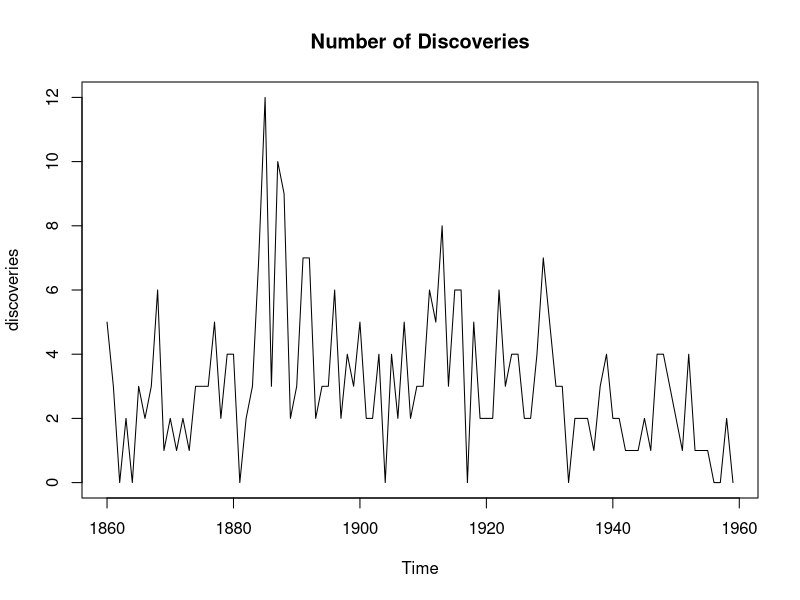
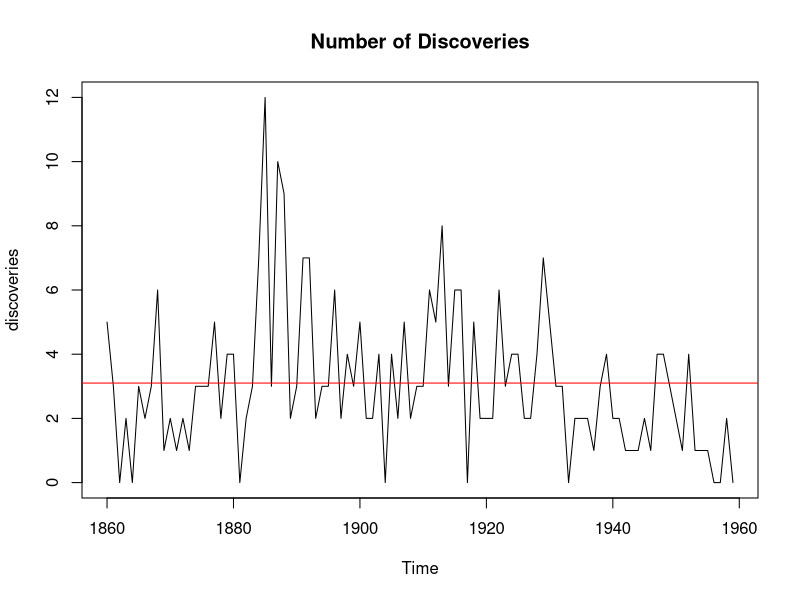
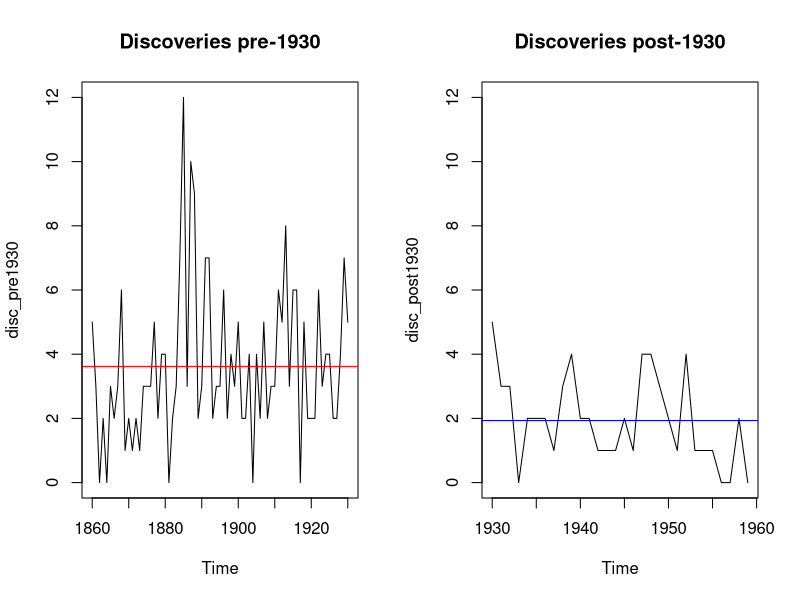
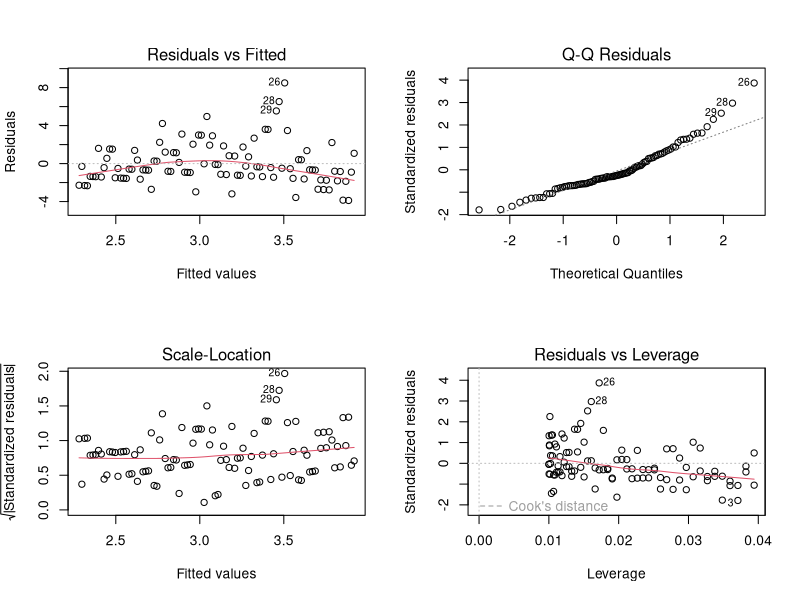
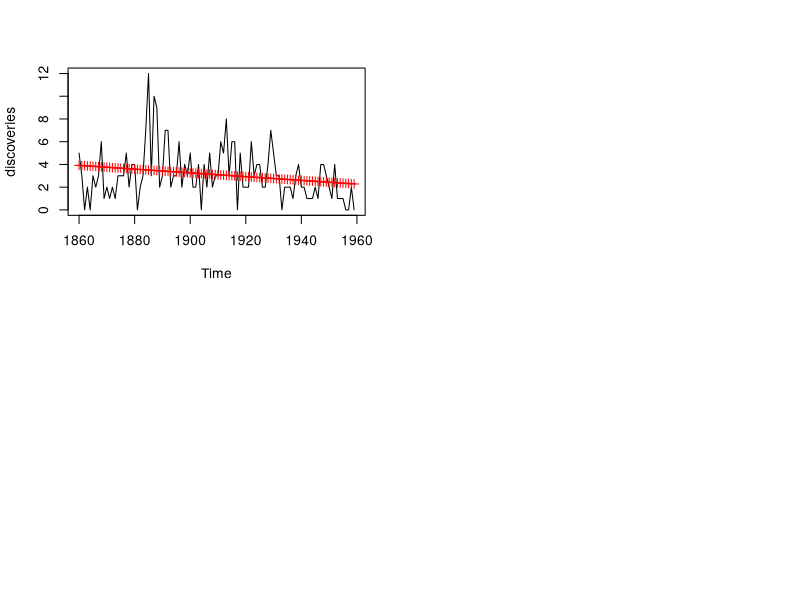
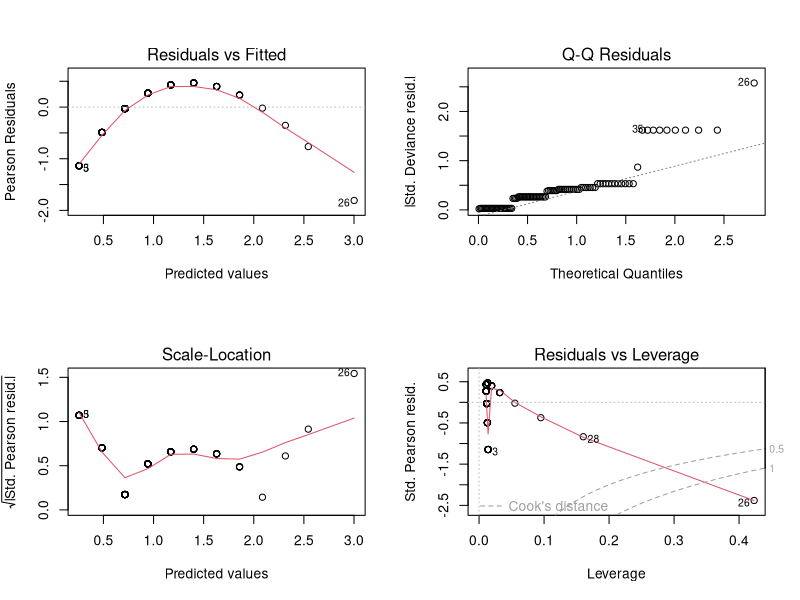
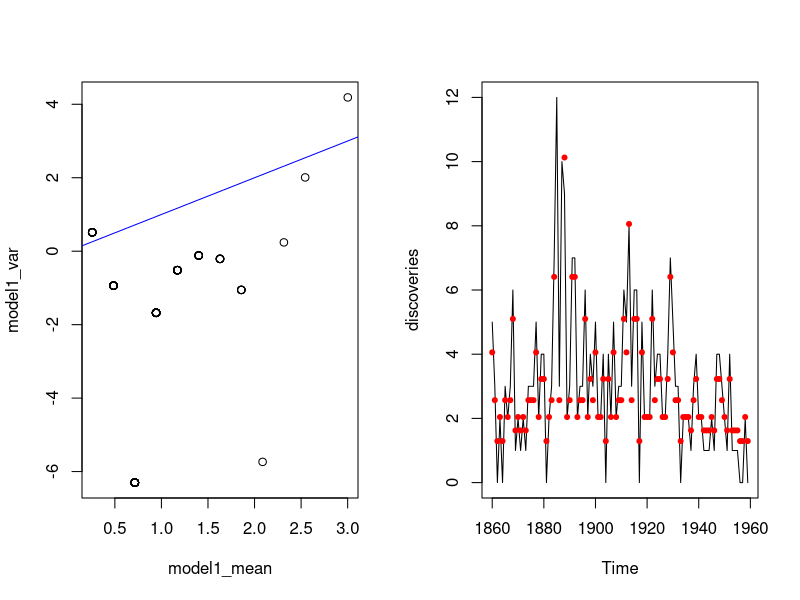
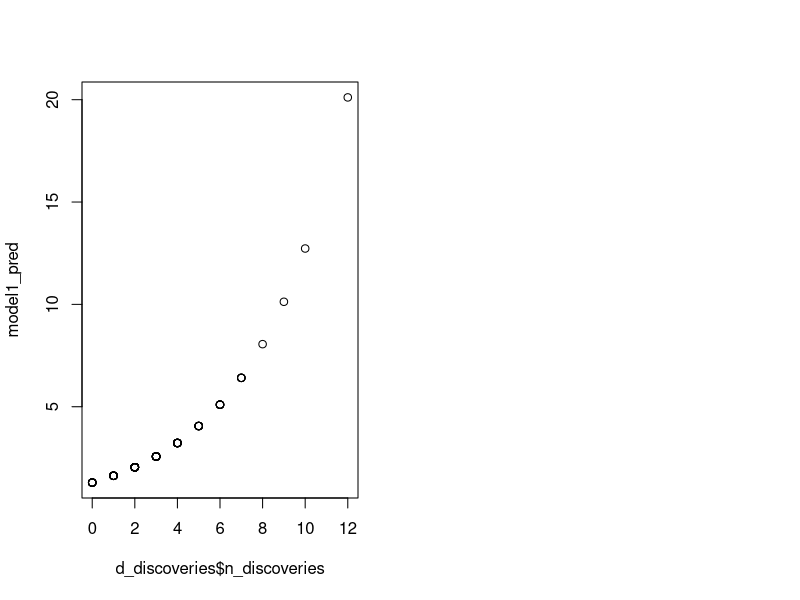

Write R code to recreate these figures, in order. (Note: this script raises an error after producing the figures.)
## ---- chunk 1
#install.packages("faraway")
#install.packages("tscount")
#install.packages("pscl")


#library(faraway); library(MASS); library(pscl)

#data
data("discoveries")
## ---- chunk 2
head(discoveries)

summary(discoveries)
plot(discoveries, main = "Number of Discoveries")
## ---- chunk 3
#test whether discoveries is a time series object
ts(discoveries) 
time(discoveries)

## ---- chunk 4
mean(discoveries)
plot(discoveries, main = "Number of Discoveries")
abline(mean(discoveries), 0, col = "red")

## ---- chunk 5
#check mean pre and post 1930
disc_pre1930 <- window(discoveries, start = 1860, end = 1930)
disc_post1930 <- window(discoveries, start = 1930, end = 1959)

mean(disc_pre1930)
mean(disc_post1930)

## ---- chunk 6
#plots with both means
par(mfrow = c(1, 2))
plot(disc_pre1930, main = "Discoveries pre-1930", ylim = c(0, 12))
abline(mean(disc_pre1930), 0, col = "red")

plot(disc_post1930, main = "Discoveries post-1930", ylim = c(0, 12))
abline(mean(disc_post1930), 0, col = "blue")

## ---- chunk 7
n_discoveries <- as.numeric(discoveries)
d_discoveries = data.frame(n_discoveries)
d_discoveries$year = 1860:1959

model0 <- lm(n_discoveries ~ year, data = d_discoveries)
summary(model0)

## ---- chunk 8
par(mfrow = c(2, 2))
plot(model0)

## ---- chunk 9
#calculate model predictions
model0_pred <- predict(model0)

#transform into time series
disc_pred <- ts(model0_pred, start = c(1860, 1), end = c(1959, 1), frequency = 1)

plot(discoveries)
points(disc_pred, pch = 3, col = "red")

## ---- chunk 10
model1 <- glm(discoveries ~ ., family = poisson(link = "log"), data = discoveries)
summary(model1)

## ---- chunk 11
1 - pchisq(deviance(model1), df.residual(model1))

anova(model1, test = "Chi")
## ---- chunk 12
par(mfrow = c(2, 2))
plot(model1)
## ---- chunk 13
model1_mean <- log(fitted(model1))
model1_var <- log((discoveries-fitted(model1))^2)

par(mfrow = c(1, 2))
plot(model1_mean, model1_var)
abline(0,1, col = "blue")
## ---- chunk 14
#calculate model predictions
model1_pred <- predict(model1, type = "response")

#transform into time series
disc_pred1 <- ts(model1_pred, start = c(1860, 1), end = c(1959, 1), frequency = 1)

plot(discoveries)
points(disc_pred1, pch = 20, col = "red")

plot(d_discoveries$n_discoveries, model1_pred)
## ---- chunk 15
#compare mean of prediction with mean of the data
mean(disc_pred1)
mean(discoveries)
## ---- chunk 16
#numeric data 
d_discoveries
d_discoveries$index <- seq(1, 100, length.out = 100)

#fit the model 
model_zinf <- zeroinfl(n_discoveries ~ index, d_discoveries)
summary(model_zinf)

#calculate model predictions
model_zinf_pred <- predict(model_zinf, type = "response")

#transform into time series
disc_zinf <- ts(model_zinf_pred, start = c(1860, 1), end = c(1959, 1), frequency = 1)

#plot prediction 
plot(discoveries)
points(disc_zinf, pch = 20, col = "red")

#plot residuals
plot(residuals(model_zinf))
abline(0, 0, col = "blue")
## ---- chunk 17
#lastly we try a hurdle model 
model_h <- hurdle(n_discoveries ~ index, d_discoveries)
summary(model_h)

#calculate model predictions
model_h_pred <- predict(model_h, type = "response")

#transform into time series
disc_h <- ts(model_h_pred, start = c(1860, 1), end = c(1959, 1), frequency = 1)

#plot prediction 
plot(discoveries)
points(disc_h, pch = 20, col = "red")

#plot residuals
plot(residuals(model_h))
abline(0, 0, col = "blue")
